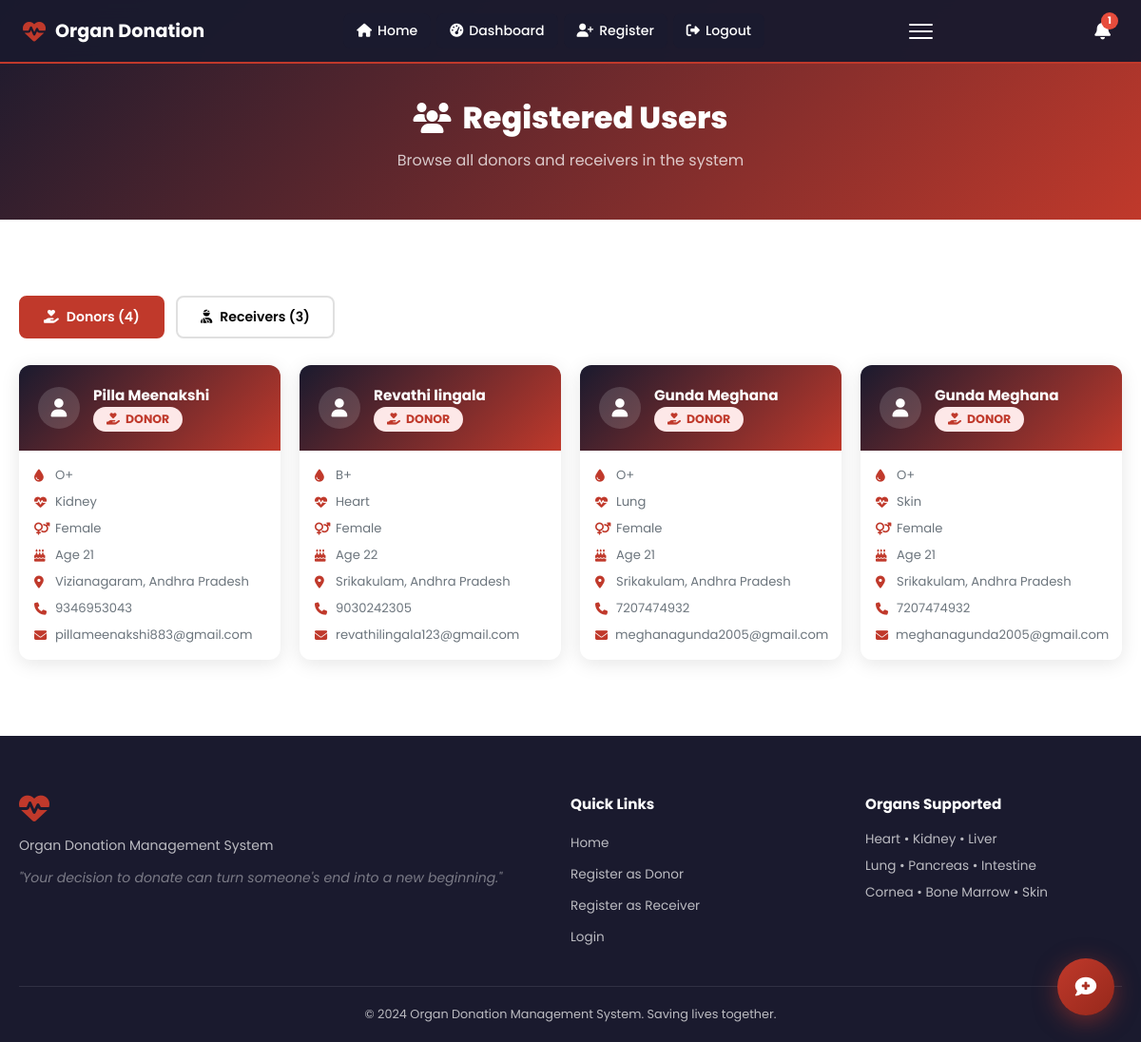
Screenshot of /users (signed in) with the database file from the repository.
### app.py (models this page shows)
class Account(db.Model, UserMixin):
    id           = db.Column(db.Integer, primary_key=True)
    name         = db.Column(db.String(100), nullable=False)
    email        = db.Column(db.String(120), unique=True, nullable=False)
    password     = db.Column(db.String(200), nullable=False)
    phone        = db.Column(db.String(20), nullable=False)
    age          = db.Column(db.Integer, nullable=False)
    blood_group  = db.Column(db.String(5), nullable=False)
    city         = db.Column(db.String(100), nullable=False)
    state        = db.Column(db.String(100), nullable=False)
    gender       = db.Column(db.String(10), nullable=False, default='Other')
    is_admin     = db.Column(db.Boolean, default=False)
    is_active_user = db.Column(db.Boolean, default=True)
    registered_on  = db.Column(db.DateTime, default=datetime.utcnow)
    organ_entries  = db.relationship('UserOrgan', backref='account', lazy=True, cascade='all, delete-orphan')
    notifications  = db.relationship('Notification', backref='account', lazy=True, cascade='all, delete-orphan')

class UserOrgan(db.Model):
    id         = db.Column(db.Integer, primary_key=True)
    account_id = db.Column(db.Integer, db.ForeignKey('account.id'), nullable=False)
    role       = db.Column(db.String(10), nullable=False)   # 'donor' or 'receiver'
    organ      = db.Column(db.String(50), nullable=False)
    is_active  = db.Column(db.Boolean, default=True)
    added_on   = db.Column(db.DateTime, default=datetime.utcnow)
    __table_args__ = (db.UniqueConstraint('account_id', 'role', 'organ', name='uq_account_role_organ'),)

### app.py (the view)
@app.route('/users')
@login_required
def users():
    donors    = db.session.query(Account, UserOrgan).join(
        UserOrgan, Account.id == UserOrgan.account_id).filter(
        UserOrgan.role == 'donor', UserOrgan.is_active == True,
        Account.is_admin == False).all()
    receivers = db.session.query(Account, UserOrgan).join(
        UserOrgan, Account.id == UserOrgan.account_id).filter(
        UserOrgan.role == 'receiver', UserOrgan.is_active == True,
        Account.is_admin == False).all()
    return render_template('users.html', donors=donors, receivers=receivers)

### app.py (called while the page is built)
@login_manager.user_loader
def load_user(user_id):
    return Account.query.get(int(user_id))

### templates/users.html (shortened to what this page needs)
{% extends "base.html" %}
{% block content %}
<section class="page-hero">
  <div class="page-hero-content">
    <h1><i class="fas fa-users"></i> Registered Users</h1>
    <p>Browse all donors and receivers in the system</p>
  </div>
</section>
<section class="section">
  <div class="container">
    <div class="tabs">
      <button class="tab-btn active" onclick="showTab('donors')">
        <i class="fas fa-hand-holding-heart"></i> Donors ({{ donors | length }})
      </button>
      <button class="tab-btn" onclick="showTab('receivers')">
        <i class="fas fa-user-injured"></i> Receivers ({{ receivers | length }})
      </button>
    </div>
    <div id="donors" class="tab-content active">
      {% if donors %}
      <div class="users-grid">
        {% for acc, entry in donors %}
        <div class="user-card">
          <div class="user-card-header">
            <div class="user-avatar"><i class="fas fa-user"></i></div>
            <div>
              <h3>{{ acc.name }}</h3>
              <span class="role-badge role-donor"><i class="fas fa-hand-holding-heart"></i> Donor</span>
            </div>
          </div>
          <div class="user-card-body">
            <div class="user-detail"><i class="fas fa-tint"></i> <span>{{ acc.blood_group }}</span></div>
            <div class="user-detail"><i class="fas fa-heartbeat"></i> <span>{{ entry.organ }}</span></div>
            <div class="user-detail"><i class="fas fa-venus-mars"></i> <span>{{ acc.gender }}</span></div>
            <div class="user-detail"><i class="fas fa-birthday-cake"></i> <span>Age {{ acc.age }}</span></div>
            <div class="user-detail"><i class="fas fa-map-marker-alt"></i> <span>{{ acc.city }}, {{ acc.state }}</span></div>
            <div class="user-detail"><i class="fas fa-phone"></i> <span>{{ acc.phone }}</span></div>
            <div class="user-detail"><i class="fas fa-envelope"></i> <span>{{ acc.email }}</span></div>
          </div>
        </div>
        {% endfor %}
      </div>
      {% else %}
      <div class="empty-state"><i class="fas fa-user-slash"></i><p>No donors registered yet.</p></div>
      {% endif %}
    </div>
  </div>
</section>
{% endblock %}

### static/css/style.css (style rules this page uses)
*, *::before, *::after { box-sizing: border-box; margin: 0; padding: 0; }
:root { --red: #c0392b; --red-dark: #96281b; --red-light: #e74c3c; --red-pale: #fdf0ef; --white: #ffffff; --dark: #1a1a2e; --gray: #6c757d; --light: #f8f9fa; --border: #e0e0e0; --shadow: 0 4px 20px rgba(0,0,0,0.1); --radius: 12px; }
body { font-family: 'Poppins', sans-serif; color: var(--dark); background: #fff; }
.section { padding: 80px 20px; }
.container { max-width: 1200px; margin: 0 auto; }
.page-hero { background: linear-gradient(135deg, #1a1a2e, #c0392b); padding: 100px 20px 50px; text-align: center; }
.page-hero-content h1 { font-size: 2rem; font-weight: 800; color: #fff; display: flex; align-items: center; justify-content: center; gap: 12px; }
.page-hero-content p { color: rgba(255,255,255,0.75); margin-top: 8px; }
.role-badge { display: inline-flex; align-items: center; gap: 6px; padding: 4px 14px; border-radius: 50px; font-size: 0.78rem; font-weight: 700; text-transform: uppercase; }
.role-donor { background: #fde8e8; color: var(--red); }
.tabs { display: flex; gap: 12px; margin-bottom: 28px; }
.tab-btn { padding: 10px 24px; border: 2px solid var(--border); border-radius: 8px; background: #fff; font-family: 'Poppins', sans-serif; font-size: 0.88rem; font-weight: 600; cursor: pointer; transition: all 0.2s; display: flex; align-items: center; gap: 8px; }
.tab-btn.active, .tab-btn:hover { background: var(--red); color: #fff; border-color: var(--red); }
.tab-content { display: none; }
.tab-content.active { display: block; }
.users-grid { display: grid; grid-template-columns: repeat(auto-fill, minmax(240px, 1fr)); gap: 20px; }
.user-card { background: #fff; border-radius: var(--radius); box-shadow: var(--shadow); overflow: hidden; transition: transform 0.3s; }
.user-card-header { background: linear-gradient(135deg, #1a1a2e, #c0392b); padding: 20px; display: flex; align-items: center; gap: 14px; }
.user-avatar { width: 44px; height: 44px; background: rgba(255,255,255,0.15); border-radius: 50%; display: flex; align-items: center; justify-content: center; }
.user-avatar i { color: #fff; font-size: 1.2rem; }
.user-card-header h3 { color: #fff; font-size: 0.95rem; font-weight: 700; }
.user-card-body { padding: 16px; display: flex; flex-direction: column; gap: 8px; }
.user-detail { display: flex; align-items: center; gap: 8px; font-size: 0.82rem; color: var(--gray); }
.user-detail i { color: var(--red); width: 14px; }

### rows the page displays
Account: name "Pilla Meenakshi", blood_group "O+", organ "Kidney", gender "Female", age "21", city "Vizianagaram", state "Andhra Pradesh", phone "9346953043", email "pillameenakshi883@gmail.com"
Account: name "Revathi lingala", blood_group "B+", organ "Heart", gender "Female", age "22", city "Srikakulam", state "Andhra Pradesh", phone "9030242305", email "revathilingala123@gmail.com"
Account: name "Gunda Meghana", blood_group "O+", organ "Lung", gender "Female", age "21", city "Srikakulam", state "Andhra Pradesh", phone "7207474932", email "meghanagunda2005@gmail.com", organ "Skin"

### other values shown
{{ donors | length }} "4"
{{ receivers | length }} "3"
